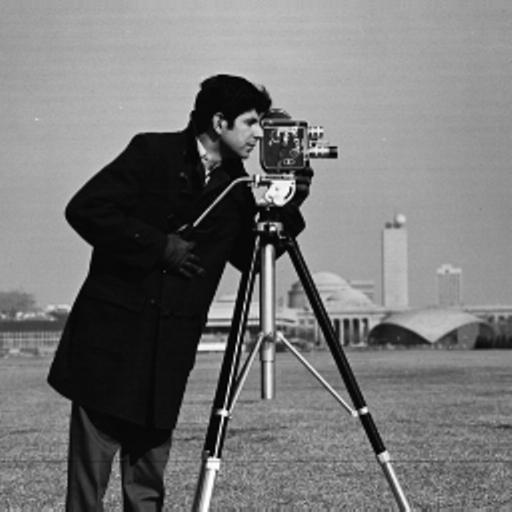
#> input picture data/cameraman.tif, 512 x 512 px, given in place of exercise.mp4, which was not available
$ jupyter execute Exercise-2.ipynb
#> lines starting #> are read from the running program, lines starting #| are printed output that depends on the picture; pictures that were not available may be replaced by others from this repository, and a replacement may not be noted
[cell 1]
import cv2
import numpy as np
import time

[cell 2]
def nothing(x):
    pass

cv2.namedWindow('Trackbars')
cv2.createTrackbar('RMin','Trackbars',0,255, nothing)
cv2.createTrackbar('RMax','Trackbars',0,255, nothing)
cap = cv2.VideoCapture('data/exercise.mp4')
ret, frame = cap.read()
#> frame is the input picture: shape (512, 512, 3); min 0, max 255, mean 118.3

while(cap.isOpened()):
    ret, frame = cap.read()
    threshMin = cv2.getTrackbarPos('RMin','Trackbars')
    threshMax = cv2.getTrackbarPos('RMax','Trackbars')
    edge = cv2.Canny(frame, threshMin, threshMax)
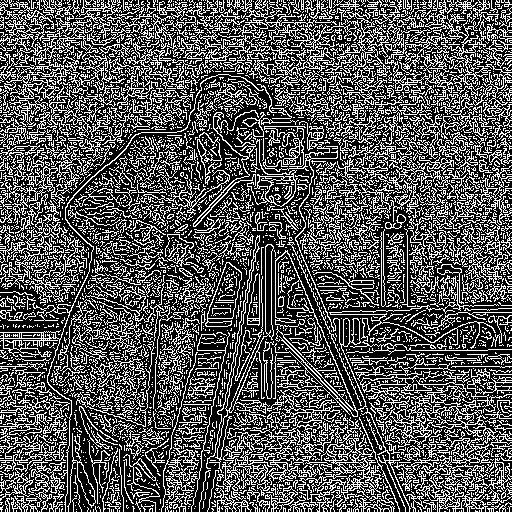
#> edge: shape (512, 512); 33.8% white in thin lines or dots
    #frame = cv2.flip(frame, 1)
    if ret == False:
        break
    img = cv2.cvtColor(frame, cv2.COLOR_BGR2RGB)
    cv2.imshow('Original',cv2.resize(cv2.flip(frame,1),(480,640)))
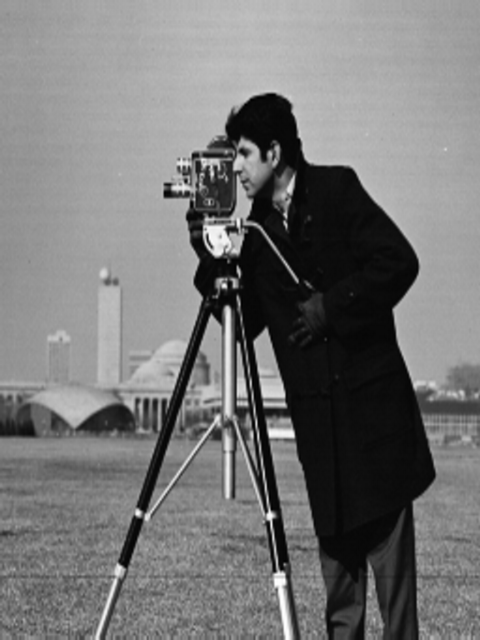
#> window 'Original': shape (640, 480, 3); min 0, max 255, mean 118.2
    cv2.imshow('Edge',cv2.resize(cv2.flip(edge,1),(480,640)))
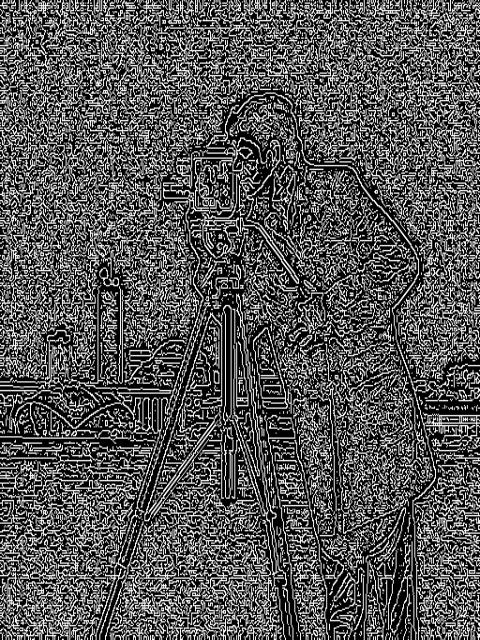
#> window 'Edge': shape (640, 480); min 0, max 255, mean 86.1
    if cv2.waitKey(1) & 0xFF == ord('q'):
#> (key q is pressed here)
        break
cv2.destroyAllWindows()
cap.release()

$ run again, on data/lake.tif
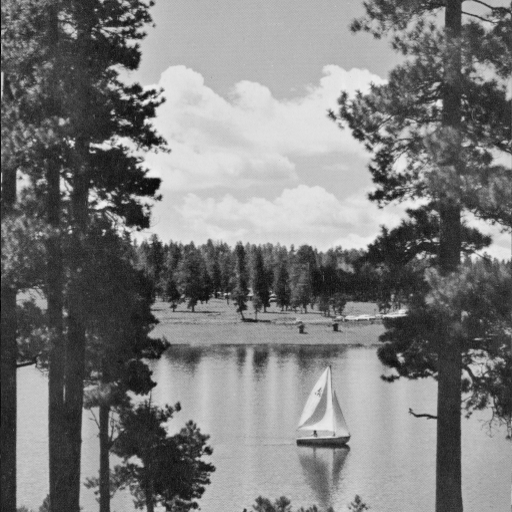
#> input picture data/lake.tif, 512 x 512 px, given in place of exercise.mp4, which was not available
#> frame is the input picture: shape (512, 512, 3); min 1, max 240, mean 124.4
#> `edge = cv2.Canny(frame, threshMin, threshMax)`:
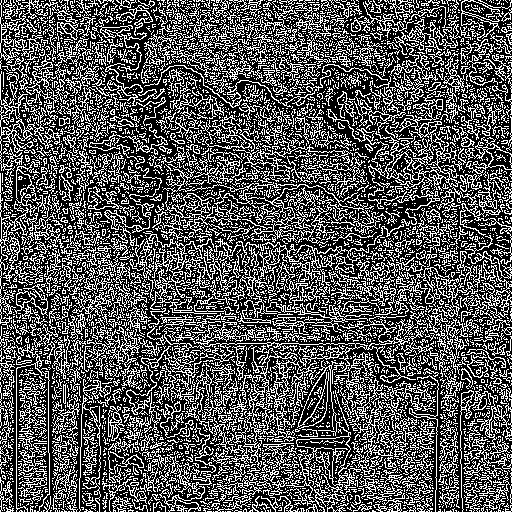
#> edge: shape (512, 512); 33.9% white in thin lines or dots
#> `cv2.imshow('Edge',cv2.resize(cv2.flip(edge,1),(480,640)))`:
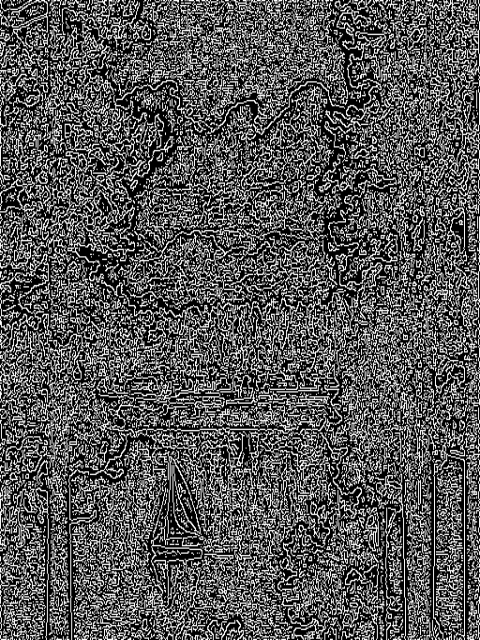
#> window 'Edge': shape (640, 480); min 0, max 255, mean 86.5
